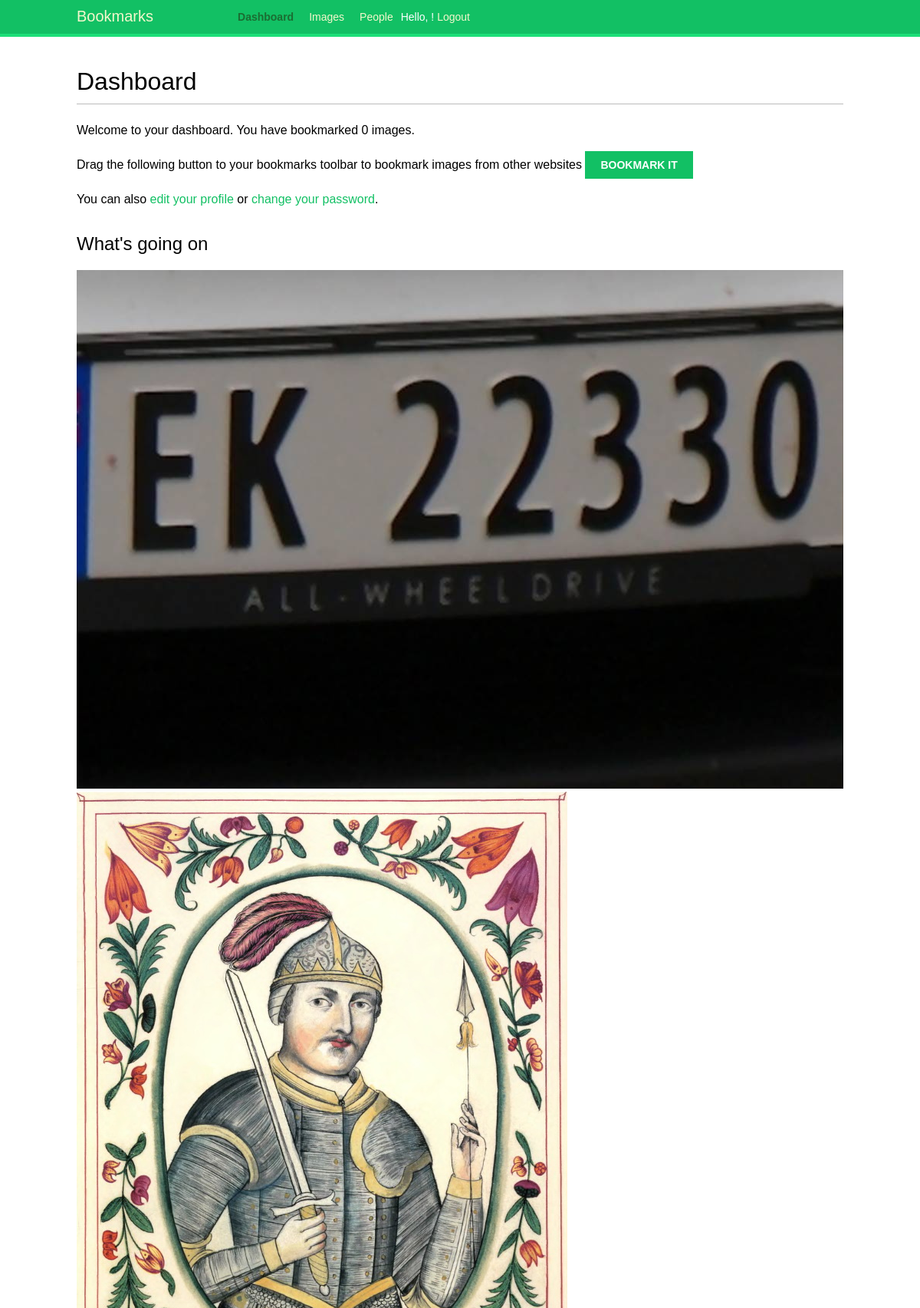
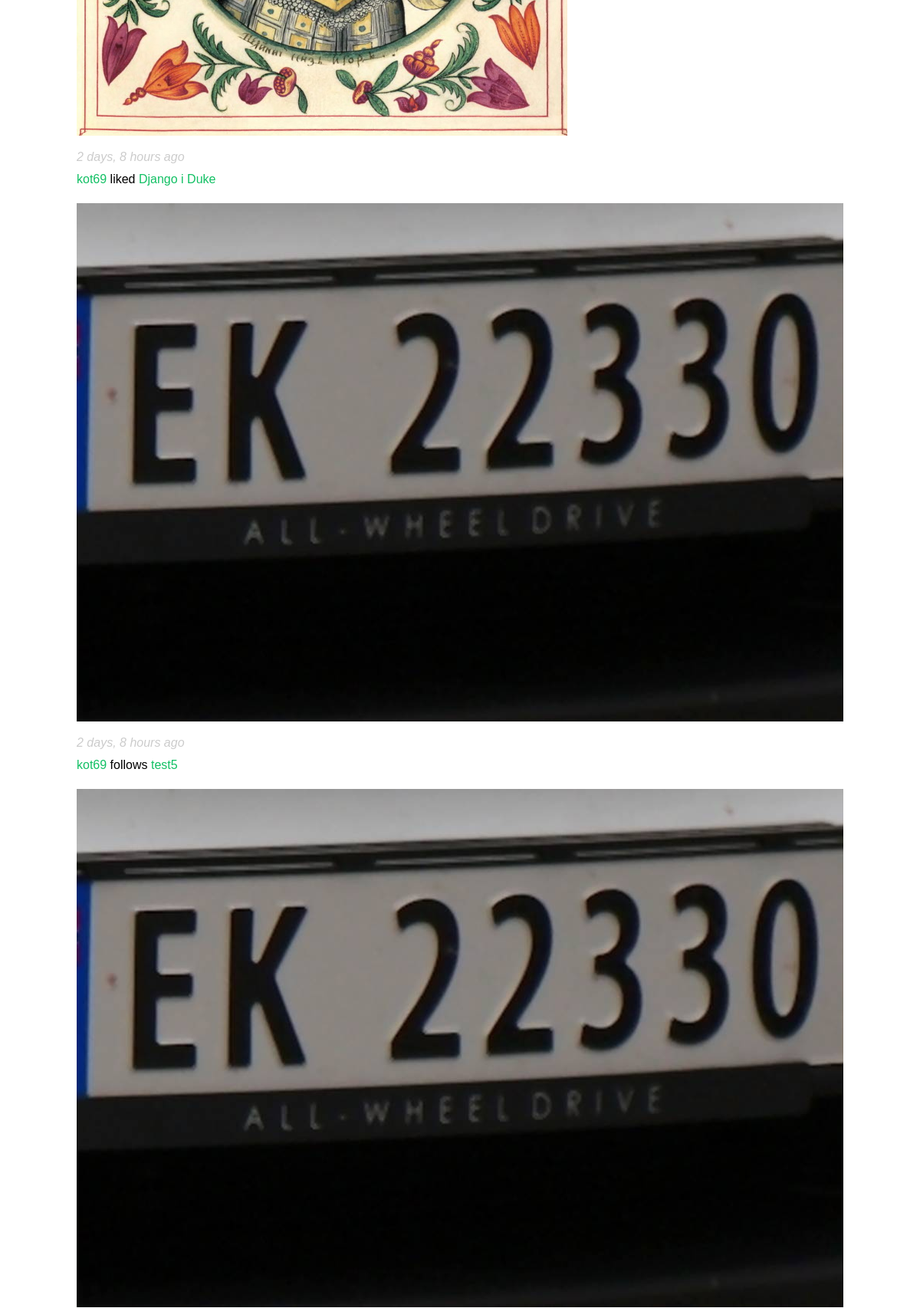
The app's page /account/ (signed in, upper part) with its own data (2 pictures, top to bottom).
### actions/models.py (models this page shows)
class Action(models.Model):
    user = models.ForeignKey(User,
                             related_name='actions',
                             db_index=True,
                             on_delete=models.CASCADE)
    verb = models.CharField(max_length=250)
    target_ct = models.ForeignKey(ContentType,
                                  blank=True,
                                  null=True,
                                  related_name='target_obj',
                                  on_delete=models.CASCADE)
    target_id = models.PositiveIntegerField(null=True,
                                            blank=True,
                                            db_index=True)
    target = GenericForeignKey('target_ct', 'target_id')
    created = models.DateTimeField(auto_now_add=True,
                                   db_index=True)
    class Meta:
        ordering = ('-created',)

### images/models.py (models this page shows, shortened)
class Image(models.Model):
    user = models.ForeignKey(settings.AUTH_USER_MODEL,
                             related_name='images_created',
                             on_delete=models.CASCADE)
    title = models.CharField(max_length=200)
    slug = models.SlugField(max_length=200,
                            blank=True)
    url = models.URLField()
    image = models.ImageField(upload_to='images/%Y/%m/%d')
    description = models.TextField(blank=True)
    created = models.DateField(auto_now_add=True, db_index=True)
    users_like = models.ManyToManyField(settings.AUTH_USER_MODEL,
                                        related_name='images_liked',
                                        blank=True)
    total_likes = models.PositiveIntegerField(db_index=True, default=0)
    def get_absolute_url(self):
        return reverse("images:detail", args=[self.id, self.slug])
    def __str__(self):
        return self.title

### account/views.py (the view)
# urls.py: path('', views.dashboard, name='dashboard'),
@login_required
def dashboard(request):
    actions = Action.objects.exclude(user=request.user)
    following_ids = request.user.following.values_list('id',
                                                       flat=True)
    if following_ids:
        actions = actions.filter(user_id__in=following_ids)
    actions = actions.select_related('user', 'user__profile')\
        .prefetch_related('target')[:10]
    return render(request,
                  'account/dashboard.html',
                  {"section": 'dashboard',
                   "actions": actions})

### account/templates/account/dashboard.html (shortened to what this page needs)
{% extends 'base.html' %}
{% block content %}
    <h1>Dashboard</h1>
    {% with total_images_created=request.user.images_created.count %}
    <p>Welcome to your dashboard. You have bookmarked {{ total_images_created }} image{{ total_images_created|pluralize }}.</p>
    {% endwith %}
    <p>Drag the following button to your bookmarks toolbar to bookmark images from other websites
        <a href="javascript:{% include "bookmarklet_launcher.js" %}" class="button">Bookmark it</a>
    </p>
    <p>You can also <a href="{% url 'edit' %}">edit your profile</a> or <a href= "{% url 'password_change' %}">change your password</a>.</p>
    <h2>What's going on</h2>
    <div id="action-list">
        {% for action in actions %}
            {% include "actions/action/detail.html" %}
        {% endfor %}
{% endblock content %}

### actions/templates/actions/action/detail.html
{% load thumbnail %}
{% with user=action.user profile=action.user.profile %}
<div class="action">
  <div class="images">
    {% if profile.photo %}
      {% thumbnail user.profile.photo "80x80" crop="100%" as im %}
      <a href="{{ user.get_absolute_url }}">
        <img src="{{ im.url }}" alt="{{ user.get_full_name }}"
         class="item-img">
      </a>
    {% endif %}
    {% if action.target %}
      {% with target=action.target %}
        {% if target.image %}
          {% thumbnail target.image "80x80" crop="100%" as im %}
          <a href="{{ target.get_absolute_url }}">
            <img src="{{ im.url }}" class="item-img">
          </a>
        {% endif %}
      {% endwith %}
    {% endif %}
  </div>
  <div class="info">
    <p>
      <span class="date">{{ action.created|timesince }} ago</span>
      <br />
      <a href="{{ user.get_absolute_url }}">
        {{ user.first_name }}
      </a>
      {{ action.verb }}
      {% if action.target %}
        {% with target=action.target %}
          <a href="{{ target.get_absolute_url }}">{{ target }}</a>
        {% endwith %}
      {% endif %}
    </p>
  </div>
</div>
{% endwith %}

### account/static/css/base.css (style rules this page uses)
body { margin:0; padding:0; font-family:helvetica, sans-serif; }
p { line-height: 1.8; }
a { color:#12c064; text-decoration:none; }
h1, h2, h3, h4, h5 , h6 { font-family: 'Muli', sans-serif; font-weight:normal; }
h1 { border-bottom:1px solid #bbb; padding:0 0 10px 0; margin:10px 0 20px 0; }
h2 { margin:30px 0 20px; }
input[type=submit], a.button { font-weight:bold; background:#12c064; color:#fff; padding:10px 20px; font-size:14px; text-transform:uppercase; }
.action { clear:both; overflow:auto; }
.action .images { float:left; margin:0 10px 10px 0; }
.action .date { font-style:italic; color:#ccc; }

### records on screen
Action: created "2 days, 8 hours", user.first_name "kot69", verb "liked", target "Django i Duke"
Action: created "2 days, 8 hours", user.first_name "kot69", verb "follows", target "test5"

### other values on screen
{{ total_images_created }} "0"
